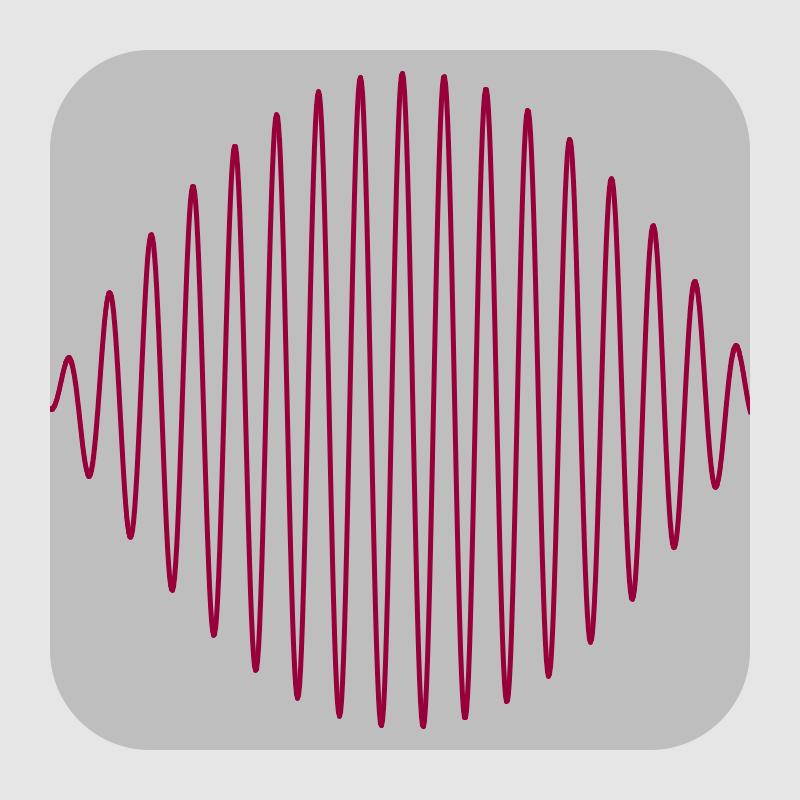
Frame 1 (no input)
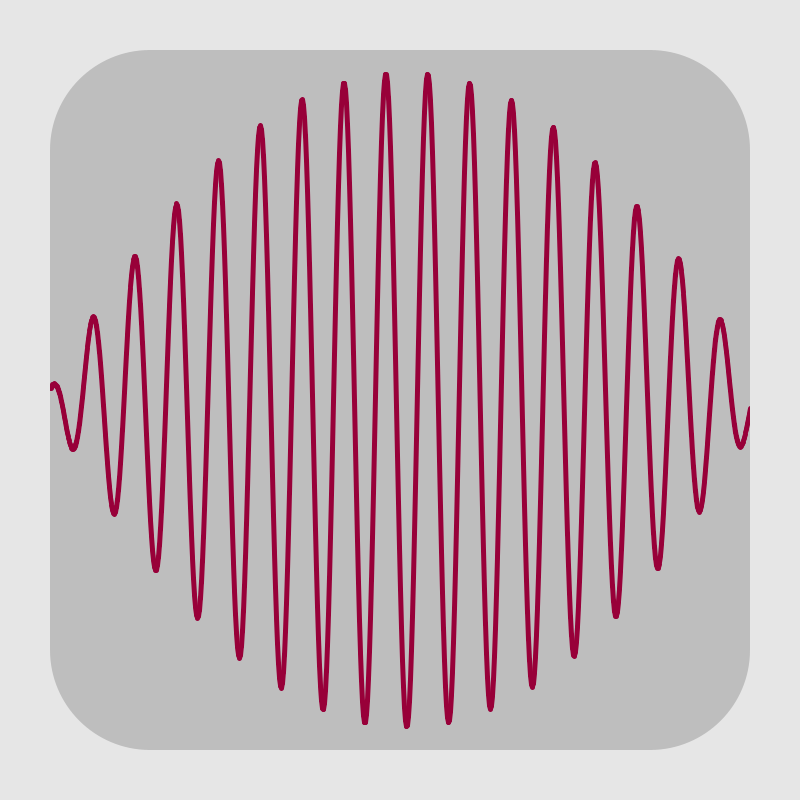
Frame 60 (the mouse pressed at the canvas centre just before this capture)
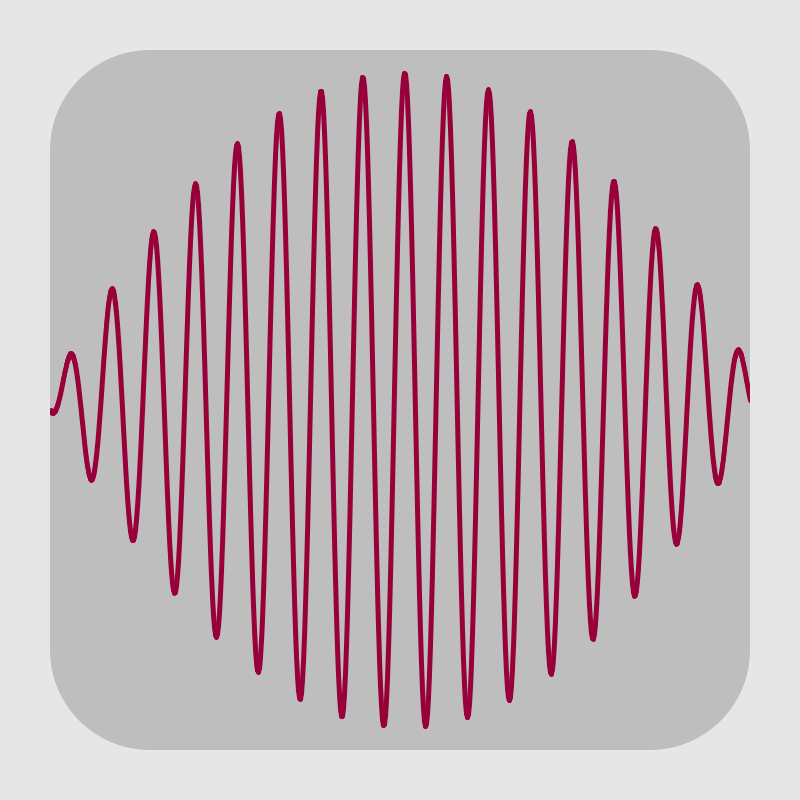
Frame 120 (the mouse held since frame 60 and released just before this capture)

The Processing sketch that drew these frames (run headless with seeded random() and noise(); from frame 60 on, the mouse is pressed at the canvas centre):

// Processing sketch: A31_Calendar_240317a
// ── A31_Calendar_240317a.pde
// Nathan Ellis 3/17/2024
// THE PLAN IS SIMPLE:
// a sine wave
// amplitude = month
// color = day
// movement speed = year
color[] dayCols = new color[31];
PVector[] monAmps = new PVector[12];

void setup(){
  // canvas
  size(800, 800);
  frameRate(abs(year()-2000));
  
  // setup variables
  int dayRed = 209;
  int dayBlu = 0;
  int dayGrn = 0;
  float monInc = 1.80;
  float monIncInc = 0.15;
  int i;
  
  // arrays
  for(i=0; i<31; i++){
    dayCols[i] = color(dayRed, dayBlu, dayGrn);
    if(dayRed > 0 && dayBlu == 0){
      dayRed -= 19;
      dayGrn += 19;
    } else if(dayGrn > 0 && dayRed == 0){
      dayGrn -= 19;
      dayBlu += 19;
    } else if(dayBlu > 0 && dayGrn == 0){
      dayBlu -= 19;
      dayRed += 19;
    }
  }
  
  for(i=11; i>=0; i--){
    monAmps[i] = new PVector(monInc, monIncInc);
    monInc -= 0.1;
    monIncInc -= 0.01;
  }
}

void draw(){
  // set background
  background(230);
  
  // inner border for style points
  noStroke();
  fill(190);
  quad(150, 50, 650, 50, 650, 750, 150, 750);
  quad(50, 150, 50, 650, 750, 650, 750, 150);
  arc(150, 150, 200, 200, PI, 1.5*PI);
  arc(650, 150, 200, 200, 1.5*PI, TAU);
  arc(650, 650, 200, 200, 0, 0.5*PI);
  arc(150, 650, 200, 200, 0.5*PI, PI);
  
  // let's just see if I can even make the sine wave I want
  translate(0, height/2);
  stroke(dayCols[day()-1]);
  strokeWeight(5);
  
  int wavX = 51;
  int PwavX = 50;
  float ampl = 12.0;
  float amplInc = monAmps[month()-1].x;
  float amplIncInc = monAmps[month()-1].y;
  
  while(wavX <= 750){
    line(PwavX, sin((PwavX*0.15)+frameCount)*ampl, wavX, sin((wavX*0.15)+frameCount)*ampl);
    wavX++;
    PwavX++;
    if(wavX <= 400){
      ampl += amplInc;
      if(PwavX % 30 == 0){
        amplInc -= amplIncInc;
      }
    }
    if(wavX > 400){
      ampl -= amplInc;
      if(PwavX % 30 == 0){
        amplInc += amplIncInc;
      }
    }
  }
  
  // rectangles for neatness
  noStroke();
  fill(230);
  quad(0, -100, 50, -100, 50, 100, 0, 100);
  quad(750, -100, 800, -100, 800, 100, 750, 100);
  
  // output
  if(frameCount == 1){
    save("sineCalendar.png");
  }
}
